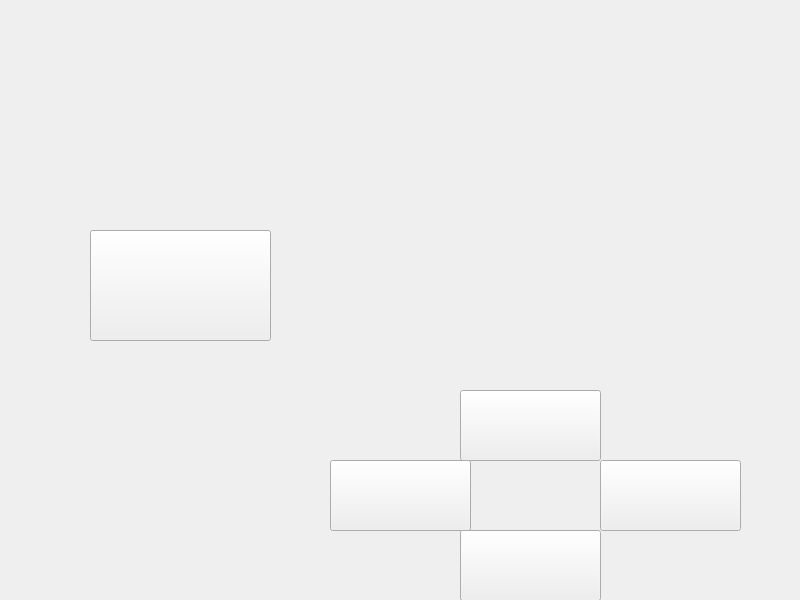
<?xml version="1.0" encoding="UTF-8"?>
<ui version="4.0">
 <class>Widget</class>
 <widget class="QWidget" name="Widget">
  <property name="geometry">
   <rect>
    <x>0</x>
    <y>0</y>
    <width>800</width>
    <height>600</height>
   </rect>
  </property>
  <property name="windowTitle">
   <string>Widget</string>
  </property>
  <widget class="QPushButton" name="pushButton_up">
   <property name="geometry">
    <rect>
     <x>460</x>
     <y>390</y>
     <width>141</width>
     <height>71</height>
    </rect>
   </property>
   <property name="text">
    <string/>
   </property>
  </widget>
  <widget class="QPushButton" name="pushButton_left">
   <property name="geometry">
    <rect>
     <x>330</x>
     <y>460</y>
     <width>141</width>
     <height>71</height>
    </rect>
   </property>
   <property name="text">
    <string/>
   </property>
  </widget>
  <widget class="QPushButton" name="pushButton_right">
   <property name="geometry">
    <rect>
     <x>600</x>
     <y>460</y>
     <width>141</width>
     <height>71</height>
    </rect>
   </property>
   <property name="text">
    <string/>
   </property>
  </widget>
  <widget class="QPushButton" name="pushButton_down">
   <property name="geometry">
    <rect>
     <x>460</x>
     <y>530</y>
     <width>141</width>
     <height>71</height>
    </rect>
   </property>
   <property name="text">
    <string/>
   </property>
  </widget>
  <widget class="QPushButton" name="pushButton_target">
   <property name="geometry">
    <rect>
     <x>90</x>
     <y>230</y>
     <width>181</width>
     <height>111</height>
    </rect>
   </property>
   <property name="text">
    <string/>
   </property>
  </widget>
 </widget>
 <resources/>
 <connections/>
</ui>
